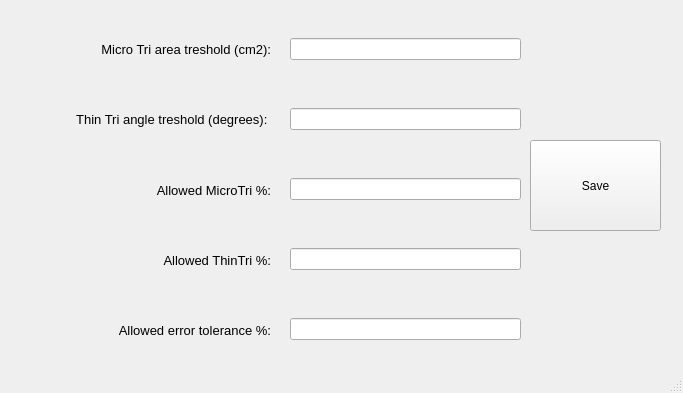
<?xml version="1.0" encoding="UTF-8"?>
<ui version="4.0">
 <class>MainWindow</class>
 <widget class="QMainWindow" name="MainWindow">
  <property name="geometry">
   <rect>
    <x>0</x>
    <y>0</y>
    <width>683</width>
    <height>393</height>
   </rect>
  </property>
  <property name="windowTitle">
   <string>MainWindow</string>
  </property>
  <widget class="QWidget" name="centralwidget">
   <widget class="QWidget" name="verticalLayoutWidget">
    <property name="geometry">
     <rect>
      <x>10</x>
      <y>20</y>
      <width>261</width>
      <height>341</height>
     </rect>
    </property>
    <layout class="QVBoxLayout" name="verticalLayout">
     <property name="spacing">
      <number>30</number>
     </property>
     <property name="leftMargin">
      <number>0</number>
     </property>
     <property name="topMargin">
      <number>10</number>
     </property>
     <property name="bottomMargin">
      <number>10</number>
     </property>
     <item>
      <widget class="QLabel" name="label_2">
       <property name="font">
        <font>
         <pointsize>10</pointsize>
        </font>
       </property>
       <property name="text">
        <string>&lt;html&gt;&lt;head/&gt;&lt;body&gt;&lt;p align=&quot;right&quot;&gt;Micro Tri area treshold (cm2):&lt;/p&gt;&lt;/body&gt;&lt;/html&gt;</string>
       </property>
      </widget>
     </item>
     <item>
      <widget class="QLabel" name="label_3">
       <property name="font">
        <font>
         <pointsize>10</pointsize>
        </font>
       </property>
       <property name="text">
        <string>&lt;html&gt;&lt;head/&gt;&lt;body&gt;&lt;p align=&quot;right&quot;&gt;Thin Tri angle treshold (degrees): &lt;/p&gt;&lt;/body&gt;&lt;/html&gt;</string>
       </property>
      </widget>
     </item>
     <item>
      <widget class="QLabel" name="label">
       <property name="font">
        <font>
         <pointsize>10</pointsize>
        </font>
       </property>
       <property name="text">
        <string>&lt;html&gt;&lt;head/&gt;&lt;body&gt;&lt;p align=&quot;right&quot;&gt;Allowed MicroTri %:&lt;/p&gt;&lt;/body&gt;&lt;/html&gt;</string>
       </property>
      </widget>
     </item>
     <item>
      <widget class="QLabel" name="label_4">
       <property name="font">
        <font>
         <pointsize>10</pointsize>
        </font>
       </property>
       <property name="text">
        <string>&lt;html&gt;&lt;head/&gt;&lt;body&gt;&lt;p align=&quot;right&quot;&gt;Allowed ThinTri %:&lt;/p&gt;&lt;/body&gt;&lt;/html&gt;</string>
       </property>
      </widget>
     </item>
     <item>
      <widget class="QLabel" name="label_5">
       <property name="font">
        <font>
         <pointsize>10</pointsize>
        </font>
       </property>
       <property name="text">
        <string>&lt;html&gt;&lt;head/&gt;&lt;body&gt;&lt;p align=&quot;right&quot;&gt;Allowed error tolerance %:&lt;/p&gt;&lt;/body&gt;&lt;/html&gt;</string>
       </property>
      </widget>
     </item>
    </layout>
   </widget>
   <widget class="QWidget" name="verticalLayoutWidget_2">
    <property name="geometry">
     <rect>
      <x>280</x>
      <y>20</y>
      <width>251</width>
      <height>341</height>
     </rect>
    </property>
    <property name="sizePolicy">
     <sizepolicy hsizetype="Preferred" vsizetype="Preferred">
      <horstretch>0</horstretch>
      <verstretch>0</verstretch>
     </sizepolicy>
    </property>
    <layout class="QVBoxLayout" name="verticalLayout_2">
     <property name="spacing">
      <number>40</number>
     </property>
     <property name="sizeConstraint">
      <enum>QLayout::SetDefaultConstraint</enum>
     </property>
     <property name="leftMargin">
      <number>10</number>
     </property>
     <property name="topMargin">
      <number>10</number>
     </property>
     <property name="rightMargin">
      <number>10</number>
     </property>
     <property name="bottomMargin">
      <number>10</number>
     </property>
     <item>
      <widget class="QLineEdit" name="txt_triArea"/>
     </item>
     <item>
      <widget class="QLineEdit" name="txt_triAngle"/>
     </item>
     <item>
      <widget class="QLineEdit" name="txt_allowedMicro"/>
     </item>
     <item>
      <widget class="QLineEdit" name="txt_allowedThin"/>
     </item>
     <item>
      <widget class="QLineEdit" name="txt_allowedTolerance"/>
     </item>
    </layout>
   </widget>
   <widget class="QPushButton" name="saveButton">
    <property name="geometry">
     <rect>
      <x>530</x>
      <y>140</y>
      <width>131</width>
      <height>91</height>
     </rect>
    </property>
    <property name="text">
     <string>Save</string>
    </property>
   </widget>
  </widget>
  <widget class="QStatusBar" name="statusbar"/>
 </widget>
 <resources/>
 <connections/>
</ui>
